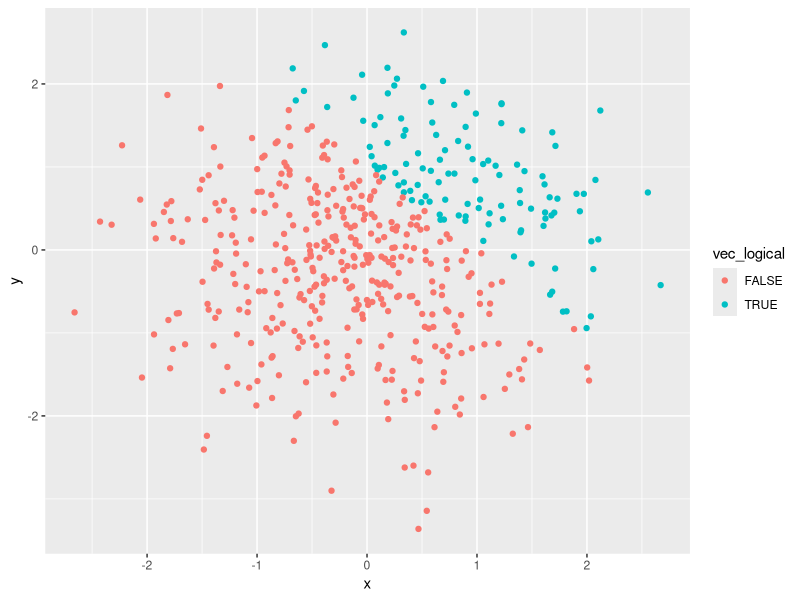
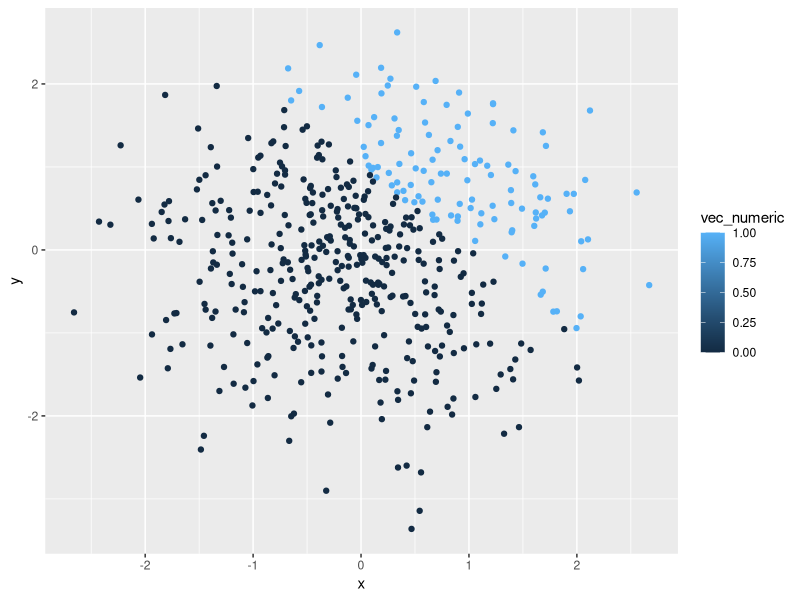
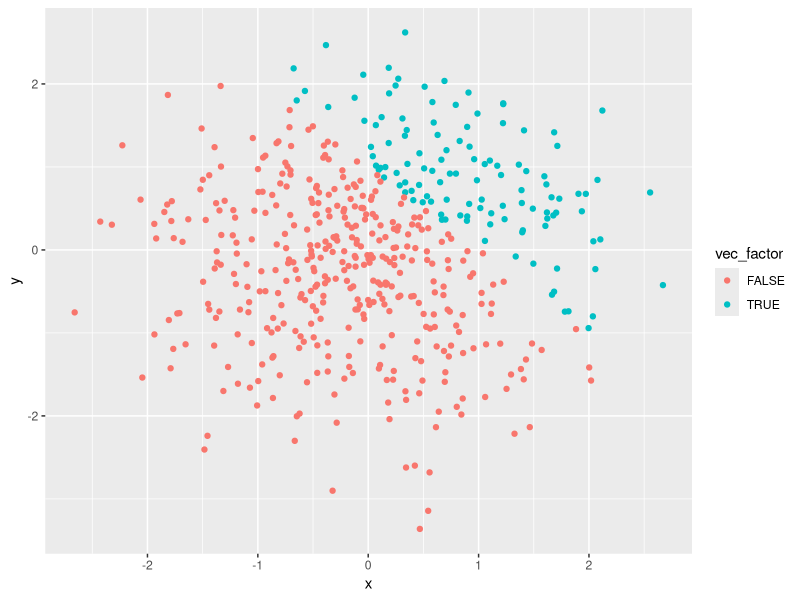
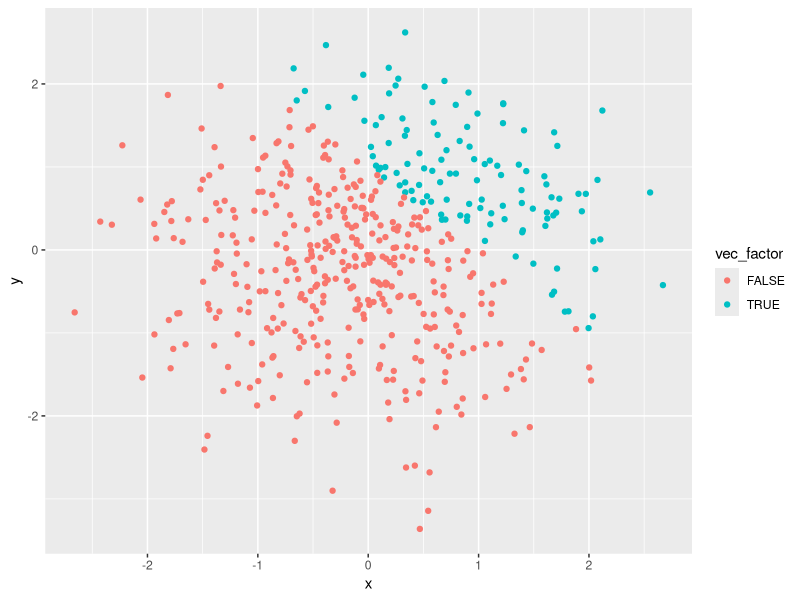

Generate these figures, in order, with R:
## ---- chunk 1
knitr::opts_chunk$set(error = TRUE)
## ---- chunk 2
##I set the working library at tidyverse.
library(tidyverse)

## I set the seed to ensure I get the same numbers each time I run this code.
set.seed(100)

## I created a data frame with a random sample of size 8 from the standard normal distribution, a logical vector showing if the elements in the sample are greater than zero (it will return "false" if it doesn't satisfy this condition), a character vector that is 8 elements long with three different factors apple, pear, and banana.
sample_number = rnorm(n = 8)
vec_logical = sample_number > 0
vec_character = character(length = 8)
vec_factor = factor(c("apple", "banana", "pear", "banana", "pear", "apple", "apple", "pear"))
## ---- chunk 3
## I will now take the mean of each variable in my data frame. 
mean(sample_number)
mean(vec_logical)
mean(vec_character)
mean(vec_factor)
## ---- chunk 4
#Changed vec_logical to numeric and multiplied it by random sample
as.numeric(vec_logical) * sample_number 

#Changed vec_logical to factor and multiplied it by the random sample
as.factor(vec_logical) * sample_number

#Changed vec_logical to factor and converted result to numeric and then multipled it by the random sample
as.numeric(as.factor(vec_logical)) * sample_number
## ---- chunk 5
#Set the seed so that I get the same result every time 
set.seed(1000)

#Create dataframe 
probtwo_df = tibble(
  x = rnorm(n = 500),
  y = rnorm(n = 500),
  vec_logical = (x + y) > 1,
  vec_numeric = as.numeric(vec_logical),
  vec_factor = as.factor(vec_logical)
) 
## ---- chunk 6
## Created a ggplot for my dataframe with vec_logical coloring
plot_logical = ggplot(probtwo_df, aes(x = x, y = y, color = vec_logical)) +
  geom_point()
print(plot_logical)
## ---- chunk 7
## Created a ggplot for dataframe with vec_numeric coloring
plot_numeric = ggplot(probtwo_df, aes(x = x, y = y, color = vec_numeric)) +
  geom_point()
print(plot_numeric)
## ---- chunk 8
## Created a ggplot for dataframe with vec_factor coloring
plot_factor = ggplot(probtwo_df, aes(x = x, y = y, color = vec_factor)) +
  geom_point()
print(plot_factor)
## ---- chunk 9
## Saved ggplot to my project directory
ggsave("plot_logical.png", height = 6, width = 8)
